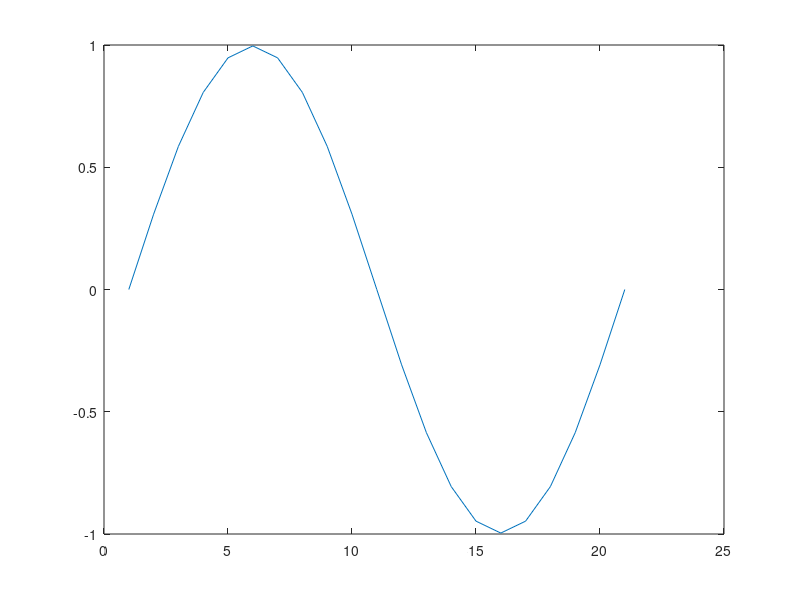

Here is the MATLAB script that generated this plot:
% Phan The Anh      - 20204941
% Le The Anh        - 20200018
% Nguyen Van Chung  - 20204945
% Nguyen Duy Doanh  - 20204948
%tham so 
C = 1 ; N = 21 ; dt = 0.01; dx = 0.05; T =5; 
% khoi tao dieu kien ban dau 
for i = 1:N 
    x = (i-1)*dx; 
    phi0(i)= sin(2*pi*x); 
    phi1(i)= sin(2*pi*x); 
end
NTime  = T/dt; 
r = C*dt/dx;
for time = 1 : NTime 
    for i = 1:N
        if  i == 1
            phi2(i) = 0;
        elseif  i  == N 
            phi2(i) = 0; 
        else 
            phi2(i) = phi1(i)*2 - phi0(i) + r*r* (phi1(i-1)-2*phi1(i)+phi1(i+1));
        end
    end 
    phi0 = phi1; 
    phi1 = phi2;
    X =  1 : N; plot(X,phi1) ; ylim ([-1 1]); pause(0.05);      
end